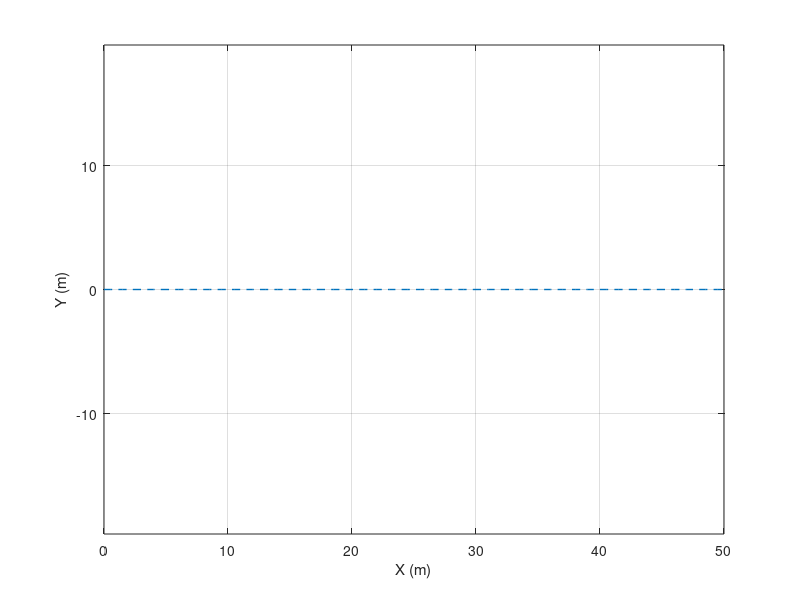
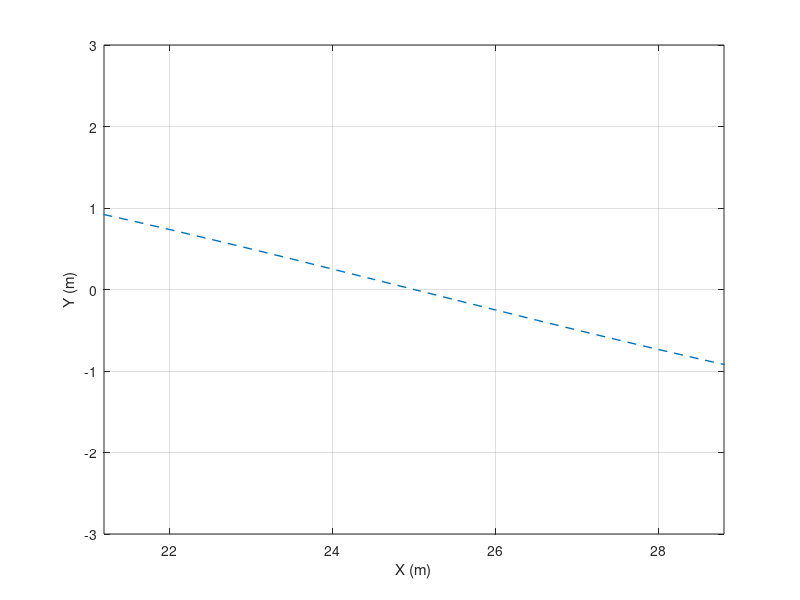
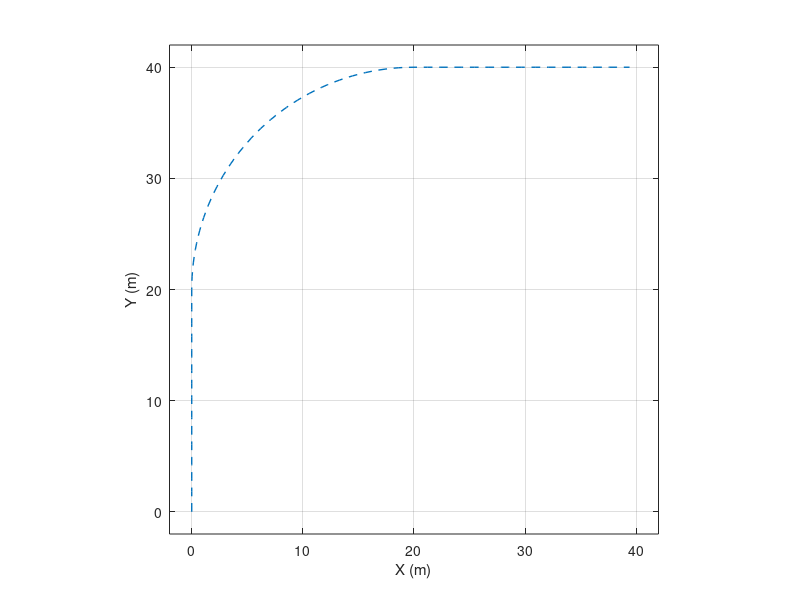

Here is the MATLAB script that generated these plots, in order:
dt = 0.05; % time step (sec)

T = 5; % total time (sec)
v_x = 10; % [m/s]
dx = v_x*dt;

x_f_s = T*v_x;
x_r_s = 0:dx:x_f_s;
y_r_s = zeros(1,length(x_r_s));


%% Generate a straight trajectory
U_ref = zeros(2,101);
X_ref = [x_r_s; y_r_s;zeros(1,101);v_x*ones(1,101)];
figure(1);
savefile = 'ref_traj_1.mat';
save(savefile, 'U_ref', 'X_ref');
plot(x_r_s, y_r_s, '--', 'Linewidth', 1)
xlabel('X (m)')
ylabel('Y (m)')
grid on
axis equal

%% Generate sinusoidal trajectory 
x_f = T*v_x;
x_r = 0:dx:x_f;
y_r = 2*sin(x_r*(2*pi/(v_x*T)));
psi_r = 2*(2*pi/(v_x*T))*cos(x_r*(2*pi/(v_x*T)));
u_r = v_x * ones(1,101);
U_ref = [zeros(1,101);zeros(1, 101)];
X_ref = [x_r;y_r;psi_r;u_r];
savefile = 'ref_traj_2.mat';
save(savefile, 'U_ref', 'X_ref');
figure(2)
plot(x_r, y_r, '--', 'Linewidth', 1)
ylim([-3, 3])
xlabel('X (m)')
ylabel('Y (m)')
grid on
axis equal

%% Generate turning trajectory
R = 20; % [m]
u_r = 10; % [m/s]
theta = 0:1.2/40:pi/2 -1.2/40;
x = [zeros(1,33),R - R*cos(theta), R:R/33:2*R - R/33];
y = [0:R/33:R-R/33, R + R*sin(theta), 2*R*ones(1,33)];
U_ref = [zeros(1,118);zeros(1,118)];
X_ref = [x;y;pi/2*ones(1,33), pi/2 - theta, zeros(1,33);u_r*ones(1,118)];
figure(3);
plot(x, y, '--', 'Linewidth', 1);
xlabel('X (m)')
ylabel('Y (m)')
axis equal
axis([-2 42 -2 42])
grid on

save('ref_traj_3.mat','U_ref', 'X_ref');